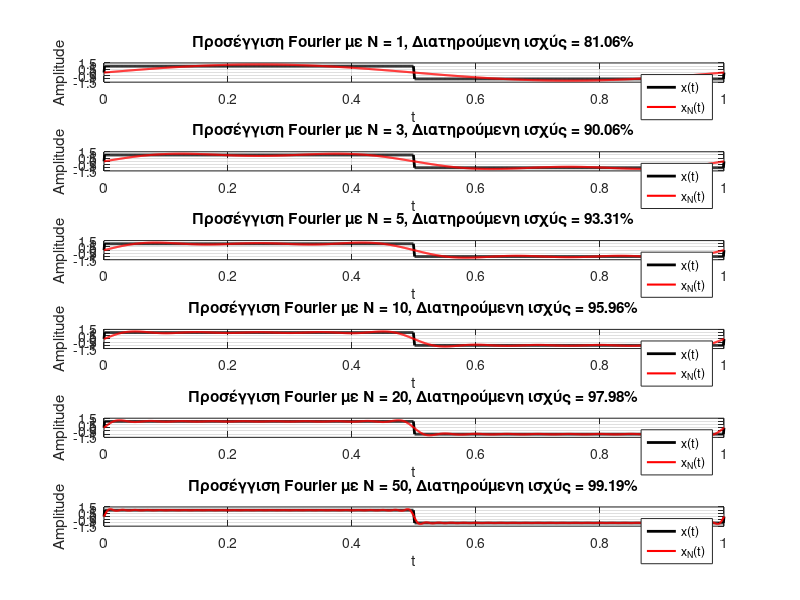
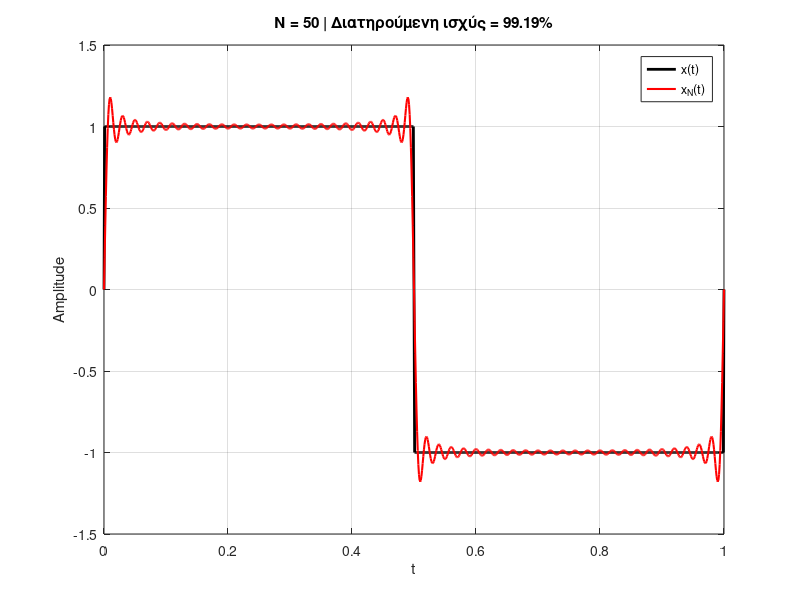

Recreate these plots in MATLAB, in order.
%% Signals and Systems Laboratory 4
%           Exercise 3
%           Fourier Series

clear;
clc;

%% Ερώτημα Δ

% Χρονικός άξονας
dt = 0.001;
t = 0:dt:1;

% Αρχικό σήμα
x = zeros(size(t));
x(t > 0 & t < 0.5) = 1;
x(t > 0.5 & t < 1) = -1;

% Δείκτες Fourier
k = -50:50;

% Συντελεστές Fourier (από προηγούμενο ερώτημα)
X = zeros(size(k));
for i = 1:length(k)
    if k(i) ~= 0
        X(i) = (1/(1j*pi*k(i))) * (1 - exp(-1j*pi*k(i)));
    end
end

% Ολική ισχύς (θεωρητικά ίση με 1)
P_total = 1;
N_vals = [1 3 5 10 20 50];
figure(3);
for n = 1:length(N_vals)

    N = N_vals(n);

    % Επιλογή όρων -N έως N
    idx = (k >= -N & k <= N);

    % Υπολογισμός προσεγγιστικού σήματος
    xN = zeros(size(t));
    for i = find(idx)
        xN = xN + X(i) * exp(1j*2*pi*k(i)*t);
    end
    xN = real(xN);   % το σήμα είναι πραγματικό

    % Ποσοστό ισχύος
    P_N = sum(abs(X(idx)).^2);
    power_percent = 100 * P_N / P_total;

    % Σχεδίαση
    
    subplot(length(N_vals),1,n);
    plot(t, x, 'k', 'LineWidth', 2); hold on;
    plot(t, xN, 'r', 'LineWidth', 1.5);
    grid on;
    xlabel('t');
    ylabel('Amplitude');
    title(['Προσέγγιση Fourier με N = ', num2str(N), ...
           ', Διατηρούμενη ισχύς = ', sprintf('%.2f', power_percent), '%']);
    ylim([-1.5 1.5]);
    legend('x(t)', 'x_N(t)');
end


for N = 1:50

    idx = (k >= -N & k <= N);
    xN = zeros(size(t));

    for i = find(idx)
        xN = xN + X(i) * exp(1j*2*pi*k(i)*t);
    end
    xN = real(xN);

    P_N = sum(abs(X(idx)).^2);
    power_percent = 100 * P_N / P_total;
    figure(4);
    clf;
    plot(t, x, 'k', 'LineWidth', 2); hold on;
    plot(t, xN, 'r', 'LineWidth', 1.5);
    grid on;
    xlabel('t');
    ylabel('Amplitude');
    title(['N = ', num2str(N), ...
           ' | Διατηρούμενη ισχύς = ', sprintf('%.2f', power_percent), '%']);
    ylim([-1.5 1.5]);
    legend('x(t)', 'x_N(t)');
    pause(0.1);
end
